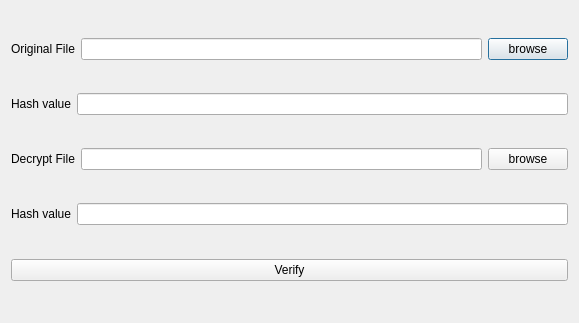
<?xml version="1.0" encoding="UTF-8"?>
<ui version="4.0">
 <class>IntegrityCheckDialog</class>
 <widget class="QDialog" name="IntegrityCheckDialog">
  <property name="windowModality">
   <enum>Qt::ApplicationModal</enum>
  </property>
  <property name="geometry">
   <rect>
    <x>0</x>
    <y>0</y>
    <width>579</width>
    <height>323</height>
   </rect>
  </property>
  <property name="sizePolicy">
   <sizepolicy hsizetype="Preferred" vsizetype="Preferred">
    <horstretch>0</horstretch>
    <verstretch>0</verstretch>
   </sizepolicy>
  </property>
  <property name="windowTitle">
   <string>Integrity Check</string>
  </property>
  <layout class="QVBoxLayout" name="verticalLayout">
   <item>
    <layout class="QHBoxLayout" name="horizontalLayout">
     <item>
      <widget class="QLabel" name="label">
       <property name="sizePolicy">
        <sizepolicy hsizetype="Preferred" vsizetype="Maximum">
         <horstretch>0</horstretch>
         <verstretch>0</verstretch>
        </sizepolicy>
       </property>
       <property name="text">
        <string>Original File</string>
       </property>
      </widget>
     </item>
     <item>
      <widget class="QLineEdit" name="edtOriginalFile">
       <property name="sizePolicy">
        <sizepolicy hsizetype="Expanding" vsizetype="Fixed">
         <horstretch>0</horstretch>
         <verstretch>0</verstretch>
        </sizepolicy>
       </property>
       <property name="echoMode">
        <enum>QLineEdit::Password</enum>
       </property>
      </widget>
     </item>
     <item>
      <widget class="QPushButton" name="btnOriginalFile">
       <property name="text">
        <string>browse</string>
       </property>
      </widget>
     </item>
    </layout>
   </item>
   <item>
    <layout class="QHBoxLayout" name="horizontalLayout_4">
     <item>
      <widget class="QLabel" name="label_3">
       <property name="text">
        <string>Hash value</string>
       </property>
      </widget>
     </item>
     <item>
      <widget class="QLineEdit" name="edtHashValueOriginalFile">
       <property name="enabled">
        <bool>true</bool>
       </property>
      </widget>
     </item>
    </layout>
   </item>
   <item>
    <layout class="QHBoxLayout" name="horizontalLayout_2">
     <item>
      <widget class="QLabel" name="label_2">
       <property name="text">
        <string>Decrypt File</string>
       </property>
      </widget>
     </item>
     <item>
      <widget class="QLineEdit" name="edtDecryptFile"/>
     </item>
     <item>
      <widget class="QPushButton" name="btnDecryptFile">
       <property name="text">
        <string>browse</string>
       </property>
      </widget>
     </item>
    </layout>
   </item>
   <item>
    <layout class="QHBoxLayout" name="horizontalLayout_5">
     <item>
      <widget class="QLabel" name="label_4">
       <property name="text">
        <string>Hash value</string>
       </property>
      </widget>
     </item>
     <item>
      <widget class="QLineEdit" name="edtHashValueDecryptFile"/>
     </item>
    </layout>
   </item>
   <item>
    <spacer name="verticalSpacer">
     <property name="orientation">
      <enum>Qt::Vertical</enum>
     </property>
     <property name="sizeType">
      <enum>QSizePolicy::Minimum</enum>
     </property>
     <property name="sizeHint" stdset="0">
      <size>
       <width>20</width>
       <height>1</height>
      </size>
     </property>
    </spacer>
   </item>
   <item>
    <layout class="QHBoxLayout" name="horizontalLayout_3">
     <item>
      <widget class="QPushButton" name="btnVerify">
       <property name="text">
        <string>Verify</string>
       </property>
      </widget>
     </item>
    </layout>
   </item>
  </layout>
 </widget>
 <resources>
  <include location="resources.qrc"/>
 </resources>
 <connections/>
 <slots>
  <slot>show_password()</slot>
 </slots>
</ui>
